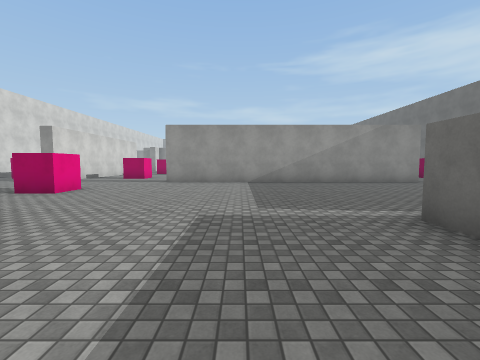
[1] (above)

20 first-person views from a walk through a Unity game level. The camera is 1.5 m above the floor, tilts 4° down and sees 90° across. The floor is counted in squares, 2 m on a side. Each view is taken from the middle of a square. On the plan, view 1 faces up. The plan holds only what a view shows up to about 9 squares ahead; the rest is blank. The place goes on beyond the plan. The player character is not drawn. Surface patterns are stand-ins for the level's own textures.

[2]
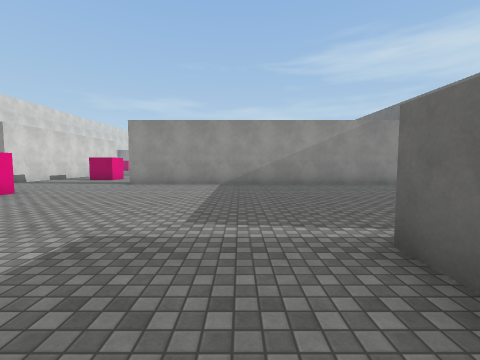

[3]
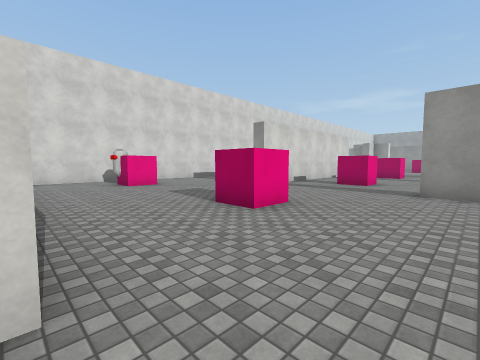

[4]
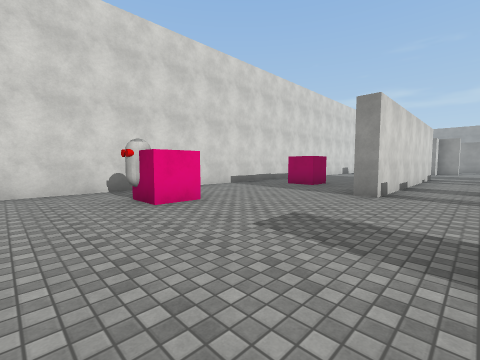

[5]
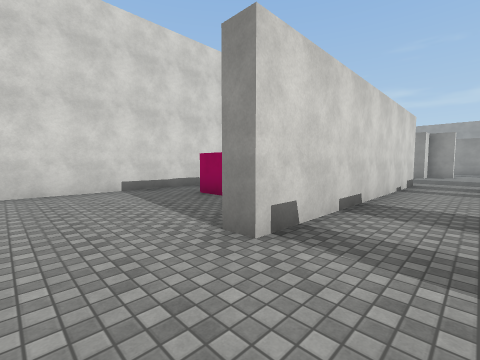

[6]
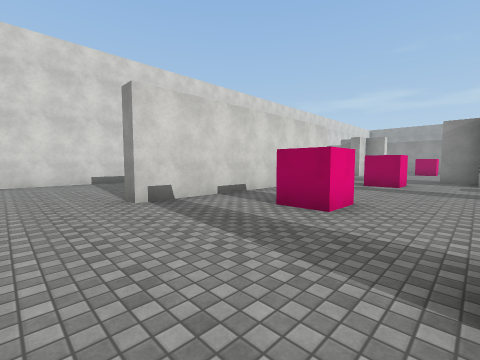

[7]
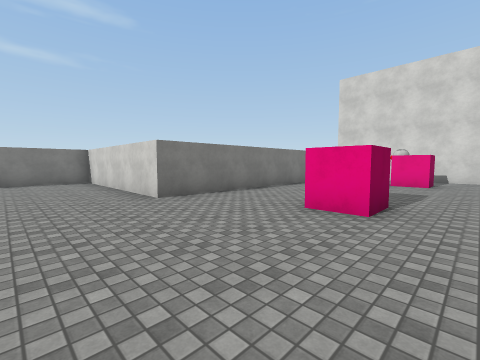

[8]
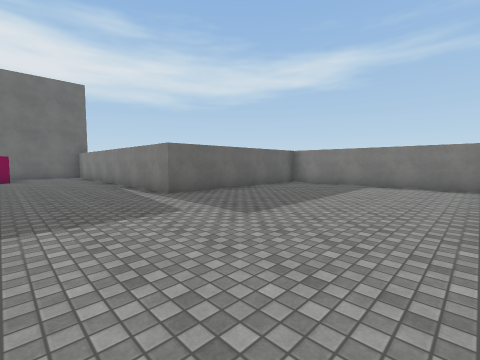

[9]
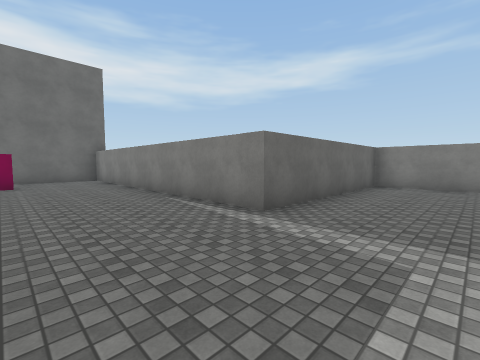

[10]
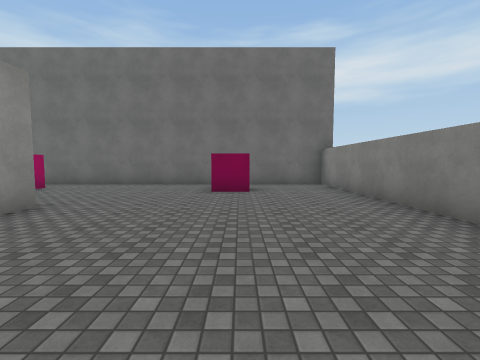

[11]
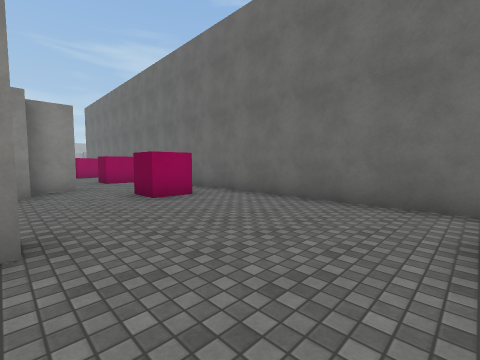

[12]
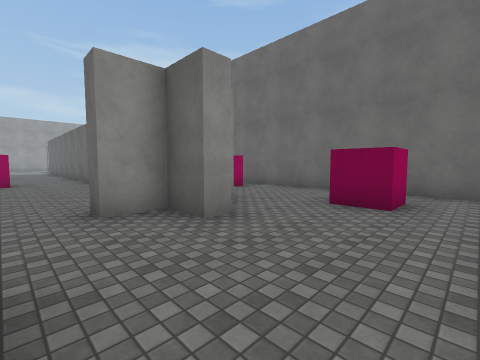

[13]
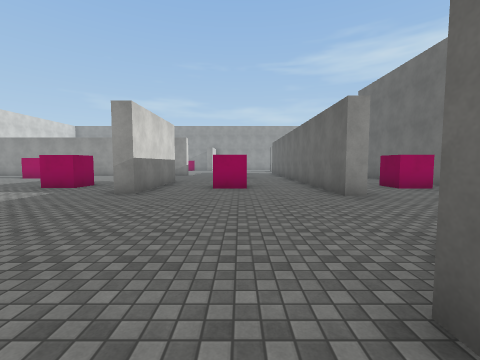

[14]
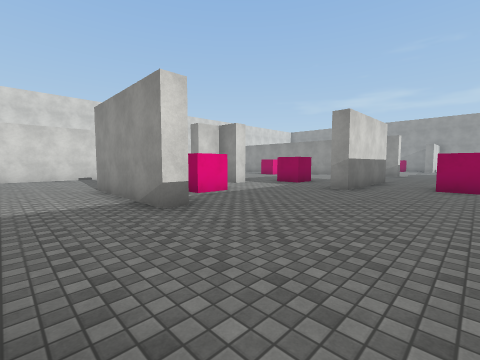

[15]
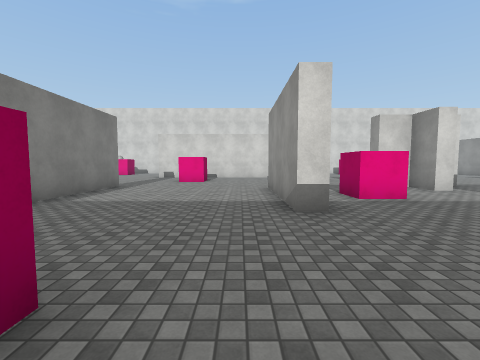

[16]
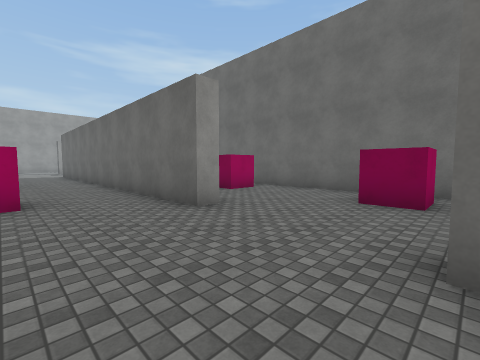

[17]
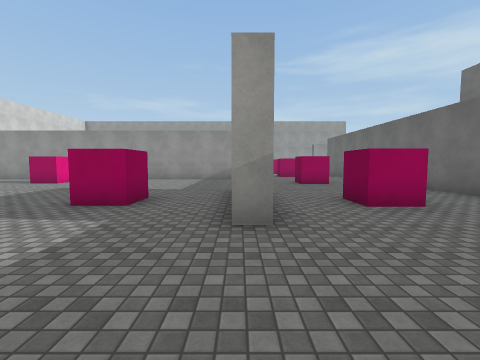

[18]
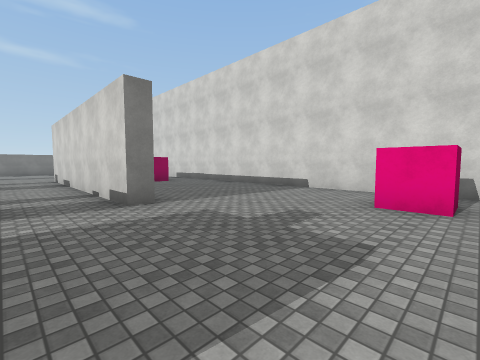

[19]
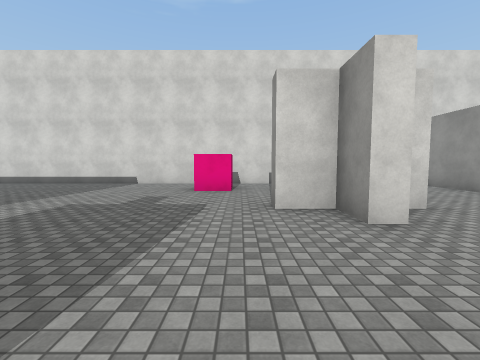

[20]
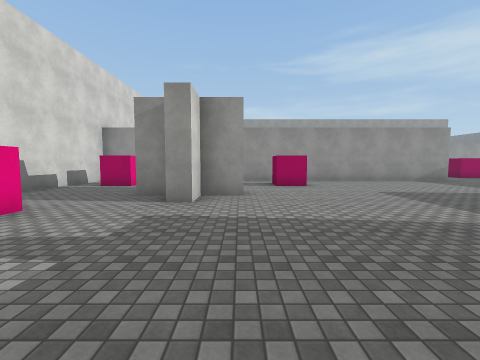

### Floor plan
Points are (right, up) in squares from view 1. A wall is a line through its corners. A room is listed if a view was taken in it or the views show most of it. See-through windows are left out.
Room 1 (views 1, 2, 3, 4, 5, 6, 7, 8, 9, 10, 11, 12, 13, 14, 15, 16, 17, 18, 19, 20)
walls: (1.3, 15.5) (1.3, 14.9) (-2.5, 14.9); (-3, 10) (0.5, 10); (-3, 19.3) (-4.1, 19.3); (-1.5, 19.9) (-1.5, 19.3) (-2.6, 19.3); (-8.1, 17.7) (-7.5, 17.7) (-7.5, 9.8) (-8.1, 9.8); (7.5, 13.6) (6.9, 13.6) (6.9, 14.6) (5.9, 14.6) (5.9, 15.1); (7.1, 9.5) (-3, 9.5); (8.5, 14.6) (7.5, 14.6); (2.4, 23.2) (2.4, 19.9) (1.9, 19.9); (8, 19.3) (7.4, 19.3) (7.4, 26.4); (-6.9, 24.1) (-6.9, 23.6) (-7.9, 23.6) (-7.9, 22.6) (-8.5, 22.6); (-8.6, 23.6) (-9.5, 23.6); (-8.9, 3.1) (-3.4, 3.1) (-3.4, -2.5) (2.4, -2.5) (2.4, 3.1) (11.6, 3.1) (11.6, 22.2); (-12.8, 27.1) (-12.8, 3.8)
objects: pink cube (-11, 6) to (-10, 7); pink cube (-11, 12) to (-10, 12); pink cube (-11, 21); pink cube (-11, 26) to (-11, 27); pink cube (-5, 6) to (-5, 7); pink cube (-5, 12); pink cube (-5, 17); pink cube (-5, 26) to (-5, 27); pink cube (-1, 17) to (0, 17); pink cube (-1, 22) to (0, 22); pink cube (4, 12) to (4, 13); pink cube (5, 21) to (5, 22); pink cube (5, 26); pink cube (10, 6); pink cube (10, 12) to (10, 13); pink cube (10, 17); pink cube (10, 21) to (10, 22)

Positions as (right, up) in squares from view 1, and headings:
1: (0, 0), facing up
2: (1, 1), facing up
3: (-2, 3), facing up-left
4: (-6, 4), facing up-left
5: (-6, 8), facing up-left
6: (-3, 8), facing up-left
7: (-1, 8), facing down-left
8: (-3, 6), facing down-right
9: (0, 6), facing down-right
10: (3, 6), facing right
11: (7, 7), facing up-right
12: (5, 11), facing up-right
13: (5, 14), facing up
14: (5, 13), facing up-left
15: (5, 14), facing left
16: (5, 16), facing up-right
17: (2, 17), facing up
18: (-6, 22), facing down-left
19: (-4, 22), facing left
20: (-7, 18), facing up
